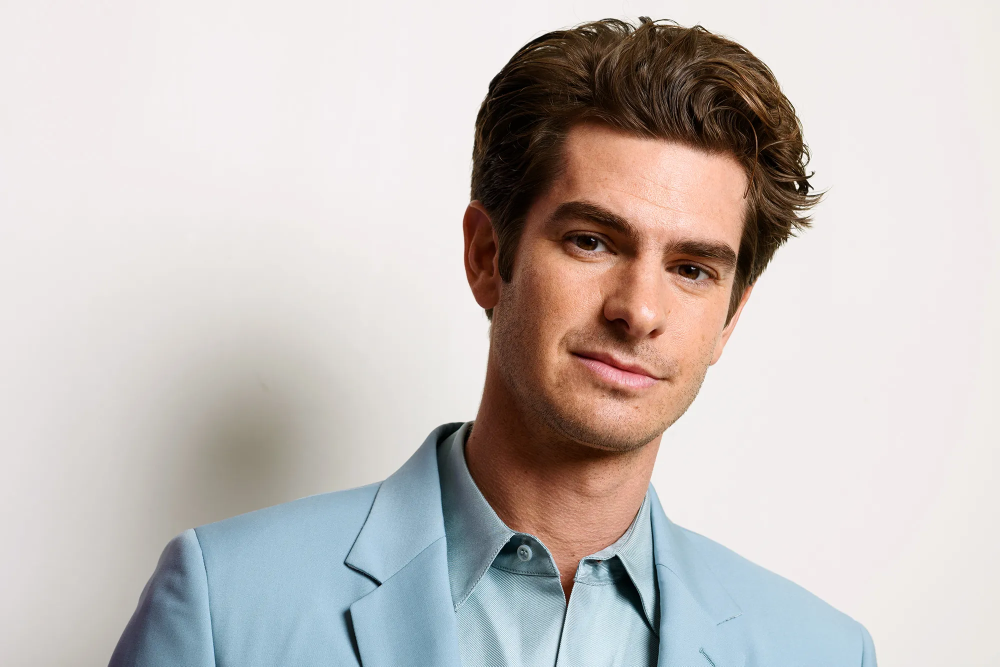
#> input picture Andrew Garfield/andrewgarfield1.jpg, 2000 x 1333 px, found by its file name (shown at 1/2 size); its folder holds only this picture in this run
$ python train_faces.py
#> lines starting #> are read from the running program, lines starting #| are printed output that depends on the picture
import os
import cv2 as cv
import numpy as np
import caer

people =['Andrew Garfield', 'Stephen Amell', 'Dylan Obrien','Pierce Brosnan']

# [5 lines of commented-out code are left out]
dir=r'C:\Users\nikso\OneDrive\Desktop\OpenCv\FaceRecognition'
features=[]
facelabels=[]
haarcsc=cv.CascadeClassifier('haar_face.xml')
def trains():
    for person in people:
        path=os.path.join(dir,person)
        label=people.index(person)

        for img in os.listdir(path):
            img_path=os.path.join(path,img)
            img_array=cv.imread(img_path)
#> img_array is the input picture: shape (1333, 2000, 3); mean B, G, R 189, 191.9, 198.7
            print(f'Path i: {img_path}')
            resized_img=cv.resize(img_array,(450,450))
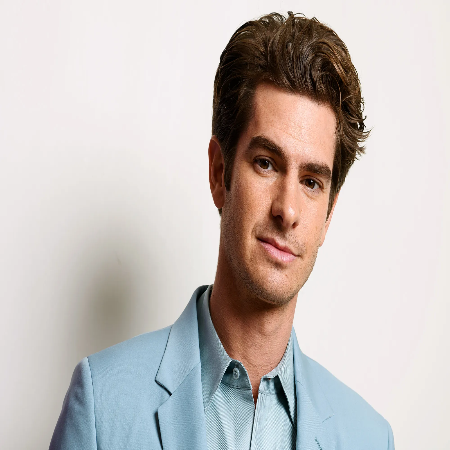
#> resized_img: shape (450, 450, 3); mean B, G, R 189, 191.9, 198.6
            gray=cv.cvtColor(resized_img,cv.COLOR_BGR2GRAY)
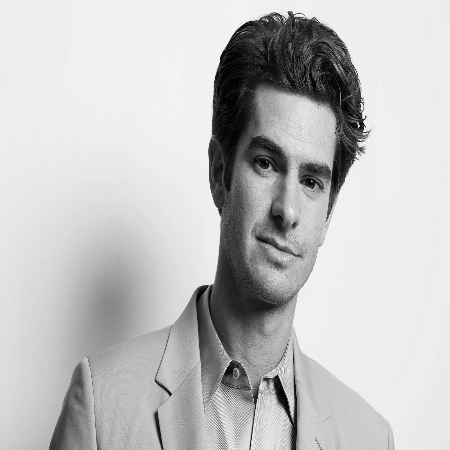
#> gray: shape (450, 450); min 0, max 251, mean 193.5
            # cv.imshow('Rss',resized_img)

            face_rec=haarcsc.detectMultiScale(gray, scaleFactor=1.3, minNeighbors=6)
#> face_rec = [[203, 102, 175, 175]]
            for (x,y,w,h) in face_rec:
                face_roi=gray[y:y+h,x:x+w]
                features.append(face_roi)
                facelabels.append(label)
#> this loop made 1 pass
#> pass 1, in trains, `face_roi=gray[y:y+h,x:x+w]`:
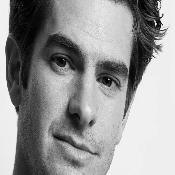
#> face_roi: shape (175, 175); min 0, max 250, mean 150.4
#> after the loop, facelabels = [0]; features = 1 item


#> (the run stopped early here; a loop or call above may not have finished)
